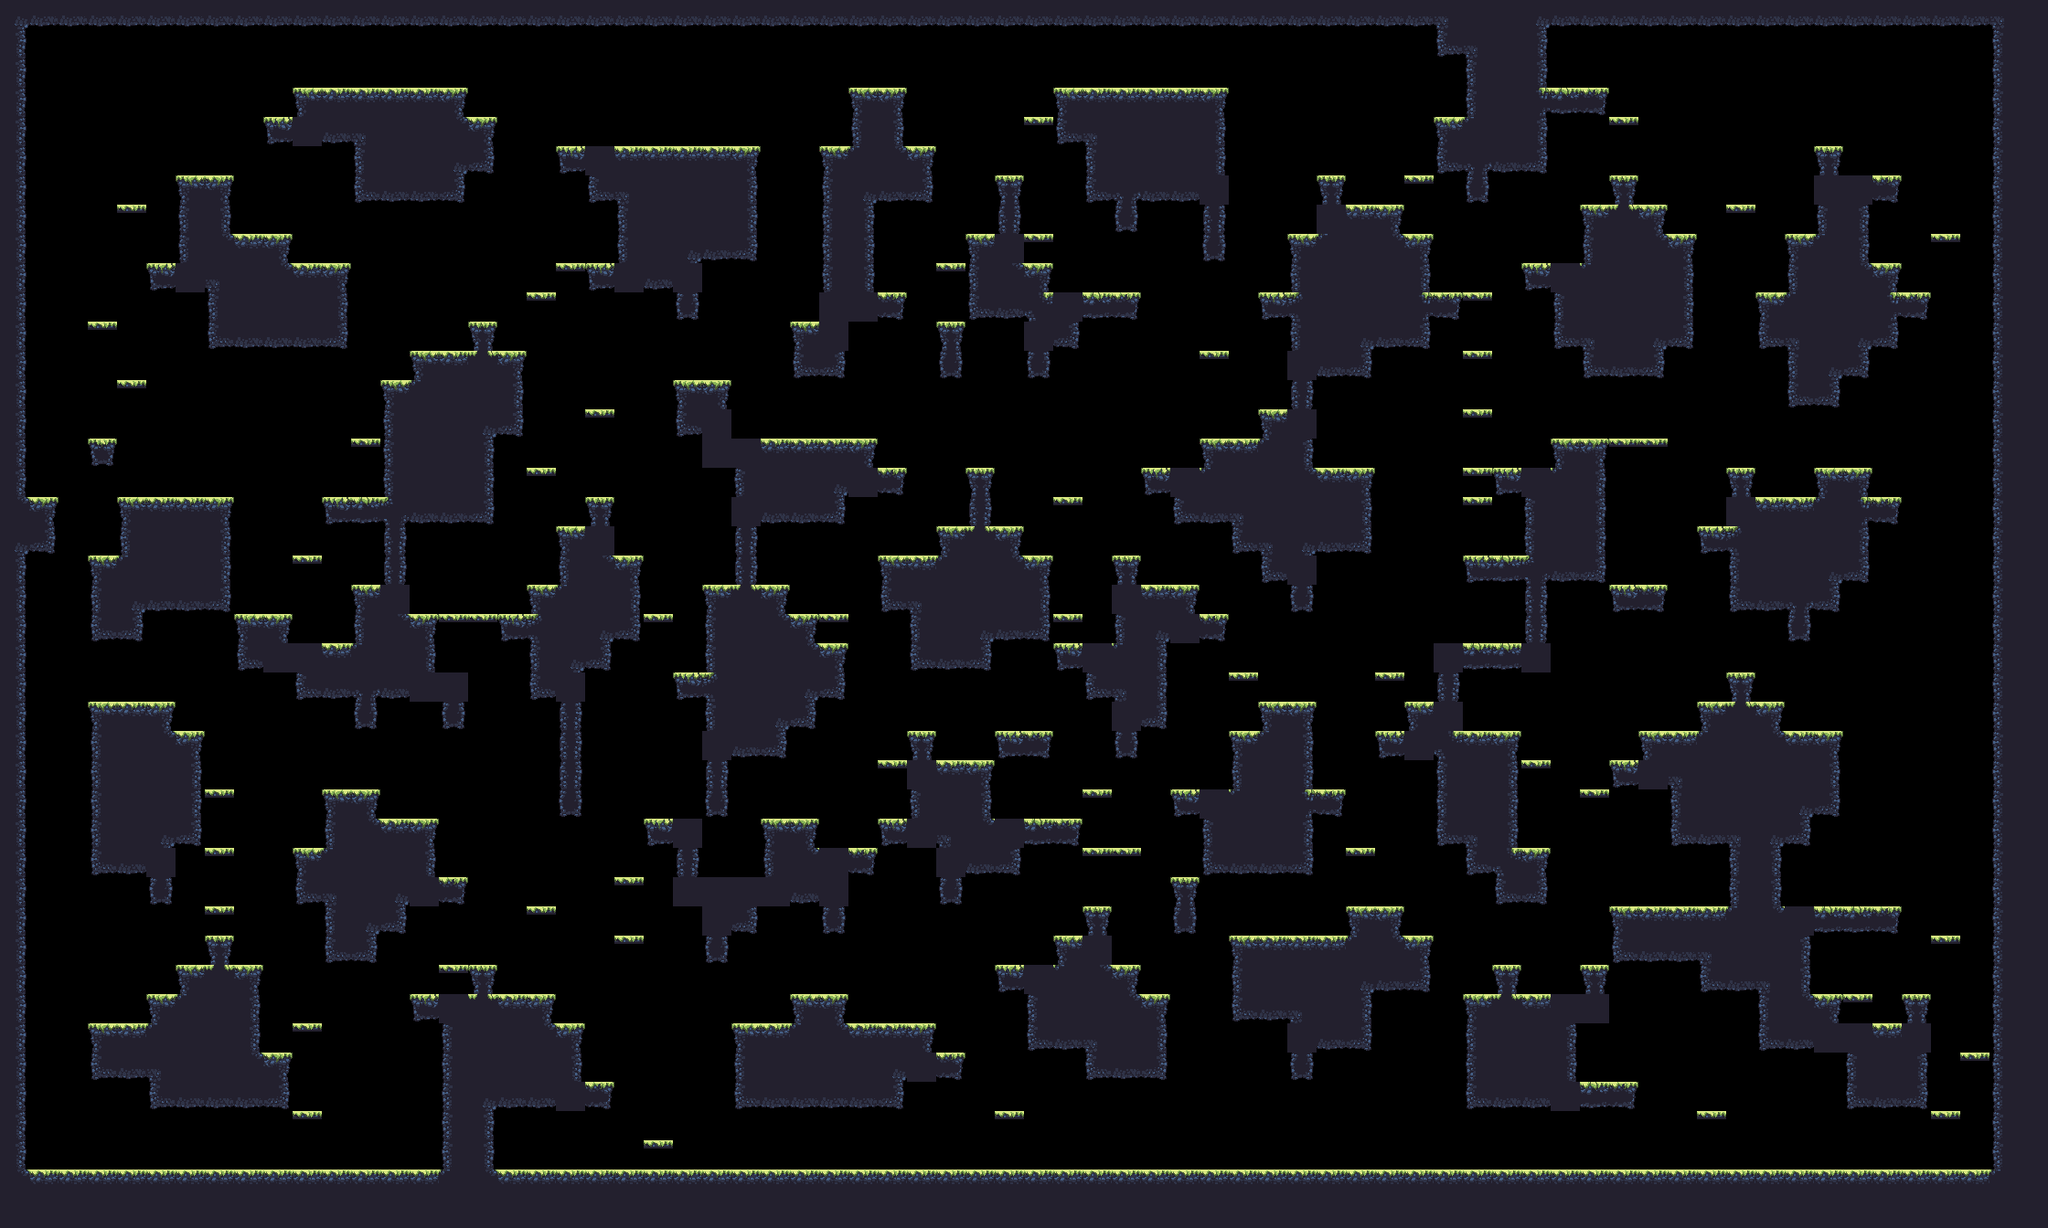

Tiled map render using the project's own tile images. Description and the map definition, with tile-layer contents summarised, below:
An orthogonal 70x42 tile map with 32x32 px tiles, 1 tile layer (main) and 17 objects (9x spawn, spawnPlayer0, spawnCrown0, spawnPlayer1, spawnCrown1, ...).

<map compressionlevel="0" height="42" infinite="0" nextlayerid="3" nextobjectid="4" orientation="orthogonal" renderorder="right-down" tiledversion="1.3.2" tileheight="32" tilewidth="32" version="1.2" width="70">
 <tileset firstgid="1" source="forest_summer_tile_set.tsx" />
 <layer height="42" id="1" name="main" width="70">
  <data>[2940 cells, 1247 non-empty, 27 distinct tile ids]</data>
 </layer>
 <objectgroup><object id="1" name="spawnPlayer0" x="160" y="240.0" /><object id="2" name="spawnCrown0" x="256" y="144.0" /><object id="3" name="spawnPlayer1" x="2112" y="272.0" /><object id="4" name="spawnCrown1" x="2048" y="144.0" /><object id="5" name="spawnPlayer2" x="128" y="1232.0" /><object id="6" name="spawnCrown2" x="64" y="1232.0" /><object id="7" name="spawnPlayer3" x="1984" y="1232.0" /><object id="8" name="spawnCrown3" x="1984" y="1232.0" /><object id="9" name="spawn" x="1408" y="720.0" /><object id="10" name="spawn" x="576" y="1040.0" /><object id="11" name="spawn" x="704" y="112.0" /><object id="12" name="spawn" x="1792" y="752.0" /><object id="13" name="spawn" x="1344" y="1232.0" /><object id="14" name="spawn" x="1376" y="400.0" /><object id="15" name="spawn" x="1216" y="944.0" /><object id="16" name="spawn" x="1984" y="112.0" /><object id="17" name="spawn" x="192" y="496.0" /></objectgroup></map>
